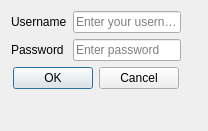
<?xml version="1.0" encoding="UTF-8"?>
<ui version="4.0">
 <class>Dialog</class>
 <widget class="QDialog" name="Dialog">
  <property name="geometry">
   <rect>
    <x>0</x>
    <y>0</y>
    <width>208</width>
    <height>131</height>
   </rect>
  </property>
  <property name="sizePolicy">
   <sizepolicy hsizetype="Fixed" vsizetype="Fixed">
    <horstretch>0</horstretch>
    <verstretch>0</verstretch>
   </sizepolicy>
  </property>
  <property name="minimumSize">
   <size>
    <width>208</width>
    <height>131</height>
   </size>
  </property>
  <property name="maximumSize">
   <size>
    <width>208</width>
    <height>131</height>
   </size>
  </property>
  <property name="windowTitle">
   <string>Авторизация</string>
  </property>
  <property name="windowIcon">
   <iconset>
    <normaloff>img/speak.png</normaloff>img/speak.png</iconset>
  </property>
  <layout class="QFormLayout" name="formLayout">
   <item row="0" column="0">
    <layout class="QVBoxLayout" name="verticalLayout_2">
     <item>
      <layout class="QVBoxLayout" name="verticalLayout">
       <item>
        <layout class="QHBoxLayout" name="horizontalLayout">
         <item>
          <widget class="QLabel" name="lblName">
           <property name="text">
            <string>Username</string>
           </property>
          </widget>
         </item>
         <item>
          <widget class="QLineEdit" name="editName">
           <property name="placeholderText">
            <string>Enter your username</string>
           </property>
          </widget>
         </item>
        </layout>
       </item>
       <item>
        <layout class="QHBoxLayout" name="horizontalLayout_2">
         <item>
          <widget class="QLabel" name="lblPass">
           <property name="text">
            <string>Password </string>
           </property>
          </widget>
         </item>
         <item>
          <widget class="QLineEdit" name="editPass">
           <property name="echoMode">
            <enum>QLineEdit::Password</enum>
           </property>
           <property name="placeholderText">
            <string>Enter password</string>
           </property>
          </widget>
         </item>
        </layout>
       </item>
      </layout>
     </item>
     <item>
      <widget class="QDialogButtonBox" name="buttonBox">
       <property name="orientation">
        <enum>Qt::Horizontal</enum>
       </property>
       <property name="standardButtons">
        <set>QDialogButtonBox::Cancel|QDialogButtonBox::Ok</set>
       </property>
       <property name="centerButtons">
        <bool>true</bool>
       </property>
      </widget>
     </item>
    </layout>
   </item>
  </layout>
 </widget>
 <resources/>
 <connections>
  <connection>
   <sender>buttonBox</sender>
   <signal>accepted()</signal>
   <receiver>Dialog</receiver>
   <slot>accept()</slot>
   <hints>
    <hint type="sourcelabel">
     <x>248</x>
     <y>254</y>
    </hint>
    <hint type="destinationlabel">
     <x>157</x>
     <y>274</y>
    </hint>
   </hints>
  </connection>
  <connection>
   <sender>buttonBox</sender>
   <signal>rejected()</signal>
   <receiver>Dialog</receiver>
   <slot>reject()</slot>
   <hints>
    <hint type="sourcelabel">
     <x>316</x>
     <y>260</y>
    </hint>
    <hint type="destinationlabel">
     <x>286</x>
     <y>274</y>
    </hint>
   </hints>
  </connection>
 </connections>
</ui>
